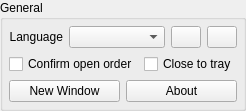
      <widget class="QGroupBox" name="sellBuyGroupBox">
       <property name="sizePolicy">
        <sizepolicy hsizetype="Maximum" vsizetype="Preferred">
         <horstretch>0</horstretch>
         <verstretch>0</verstretch>
        </sizepolicy>
       </property>
       <property name="minimumSize">
        <size>
         <width>0</width>
         <height>0</height>
        </size>
       </property>
       <property name="maximumSize">
        <size>
         <width>480</width>
         <height>16777215</height>
        </size>
       </property>
       <property name="accessibleName">
        <string>TR00041</string>
       </property>
       <property name="styleSheet">
        <string notr="true"/>
       </property>
       <property name="title">
        <string>General</string>
       </property>
       <layout class="QGridLayout" name="gridLayout_3">
        <property name="margin">
         <number>6</number>
        </property>
        <property name="verticalSpacing">
         <number>6</number>
        </property>
        <item row="0" column="3">
         <widget class="QPushButton" name="buttonNight">
          <property name="maximumSize">
           <size>
            <width>30</width>
            <height>30</height>
           </size>
          </property>
          <property name="text">
           <string/>
          </property>
          <property name="icon">
           <iconset resource="QtResource.qrc">
            <normaloff>:/Resources/Night.png</normaloff>:/Resources/Night.png</iconset>
          </property>
          <property name="iconSize">
           <size>
            <width>18</width>
            <height>18</height>
           </size>
          </property>
         </widget>
        </item>
        <item row="0" column="4">
         <widget class="QPushButton" name="widgetStaysOnTop">
          <property name="maximumSize">
           <size>
            <width>30</width>
            <height>30</height>
           </size>
          </property>
          <property name="styleSheet">
           <string notr="true"/>
          </property>
          <property name="text">
           <string/>
          </property>
          <property name="icon">
           <iconset resource="QtResource.qrc">
            <normaloff>:/Resources/OnTop.png</normaloff>:/Resources/OnTop.png</iconset>
          </property>
          <property name="iconSize">
           <size>
            <width>18</width>
            <height>18</height>
           </size>
          </property>
          <property name="checkable">
           <bool>true</bool>
          </property>
          <property name="checked">
           <bool>false</bool>
          </property>
         </widget>
        </item>
        <item row="1" column="0" colspan="5">
         <layout class="QHBoxLayout" name="horizontalLayout_17">
          <item>
           <widget class="QCheckBox" name="confirmOpenOrder">
            <property name="accessibleName">
             <string>CONFIRM_ORDER_CHECK</string>
            </property>
            <property name="text">
             <string>Confirm open order</string>
            </property>
           </widget>
          </item>
          <item>
           <widget class="QCheckBox" name="minimizeOnCloseCheckBox">
            <property name="toolTip">
             <string>CTRL+H</string>
            </property>
            <property name="accessibleName">
             <string>CLOSE_TO_TRAY</string>
            </property>
            <property name="text">
             <string>Close to tray</string>
            </property>
           </widget>
          </item>
         </layout>
        </item>
        <item row="0" column="1" colspan="2">
         <widget class="QComboBox" name="langComboBox">
          <property name="sizePolicy">
           <sizepolicy hsizetype="Expanding" vsizetype="Fixed">
            <horstretch>0</horstretch>
            <verstretch>0</verstretch>
           </sizepolicy>
          </property>
          <property name="maxVisibleItems">
           <number>20</number>
          </property>
         </widget>
        </item>
        <item row="0" column="0">
         <widget class="QLabel" name="label_51">
          <property name="sizePolicy">
           <sizepolicy hsizetype="Preferred" vsizetype="Preferred">
            <horstretch>0</horstretch>
            <verstretch>0</verstretch>
           </sizepolicy>
          </property>
          <property name="accessibleName">
           <string>TR00047</string>
          </property>
          <property name="text">
           <string>Language</string>
          </property>
          <property name="alignment">
           <set>Qt::AlignRight|Qt::AlignTrailing|Qt::AlignVCenter</set>
          </property>
          <property name="openExternalLinks">
           <bool>true</bool>
          </property>
         </widget>
        </item>
        <item row="4" column="0" colspan="5">
         <layout class="QHBoxLayout" name="horizontalLayout_19">
          <item>
           <widget class="QPushButton" name="buttonNewWindow">
            <property name="sizePolicy">
             <sizepolicy hsizetype="Expanding" vsizetype="Fixed">
              <horstretch>0</horstretch>
              <verstretch>0</verstretch>
             </sizepolicy>
            </property>
            <property name="minimumSize">
             <size>
              <width>60</width>
              <height>0</height>
             </size>
            </property>
            <property name="maximumSize">
             <size>
              <width>16777215</width>
              <height>16777215</height>
             </size>
            </property>
            <property name="toolTip">
             <string>CTRL+N</string>
            </property>
            <property name="accessibleName">
             <string>TR00051</string>
            </property>
            <property name="text">
             <string>New Window</string>
            </property>
            <property name="shortcut">
             <string>Ctrl+N</string>
            </property>
           </widget>
          </item>
          <item>
           <widget class="QPushButton" name="aboutTranslationButton">
            <property name="sizePolicy">
             <sizepolicy hsizetype="Expanding" vsizetype="Fixed">
              <horstretch>0</horstretch>
              <verstretch>0</verstretch>
             </sizepolicy>
            </property>
            <property name="minimumSize">
             <size>
              <width>60</width>
              <height>0</height>
             </size>
            </property>
            <property name="maximumSize">
             <size>
              <width>16777215</width>
              <height>16777215</height>
             </size>
            </property>
            <property name="accessibleName">
             <string>TR00048</string>
            </property>
            <property name="text">
             <string>About</string>
            </property>
           </widget>
          </item>
         </layout>
        </item>
       </layout>
      </widget>
